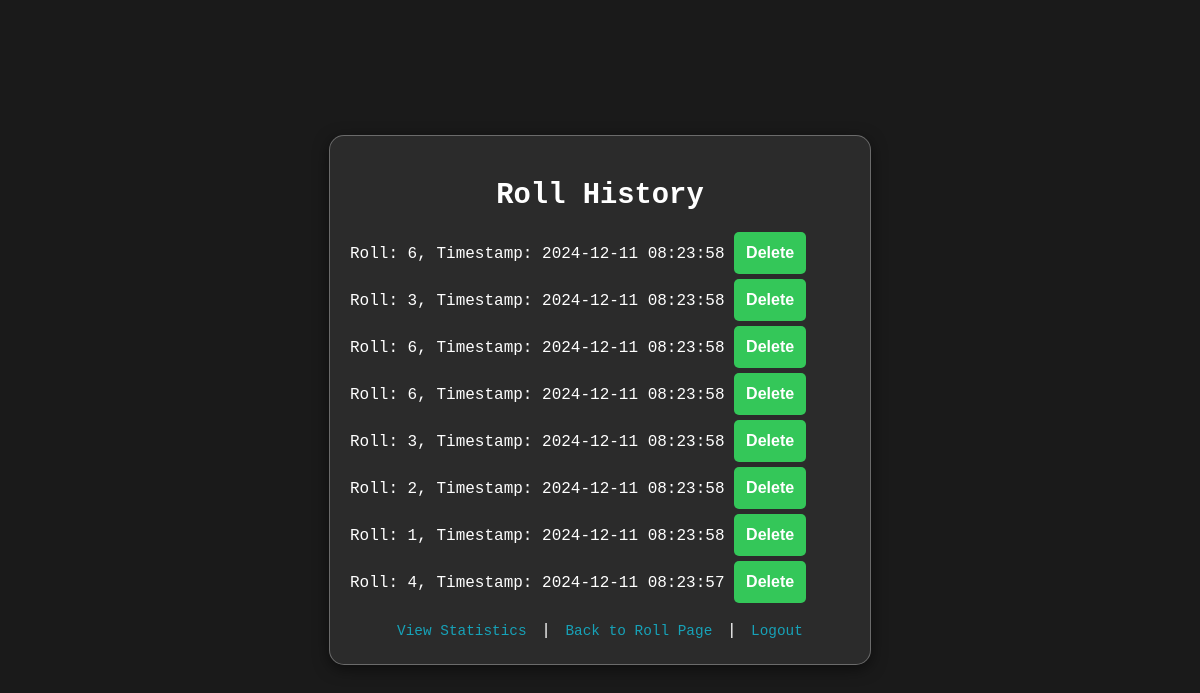
Screenshot of /history/James  with the database file from the repository.
### tables this page shows
CREATE TABLE dice_rolls (
        id INTEGER PRIMARY KEY AUTOINCREMENT,
        username TEXT NOT NULL,
        roll_result INTEGER NOT NULL,
        timestamp DATETIME DEFAULT CURRENT_TIMESTAMP,
        FOREIGN KEY (username) REFERENCES users (username)
    );

### app.py (the view)
@app.route('/history/<username>')
def history(username):
    conn = get_db_connection()
    cursor = conn.cursor()
    cursor.execute("SELECT id, roll_result, timestamp FROM dice_rolls WHERE username = ? ORDER BY timestamp DESC LIMIT 20", (username,))
    rolls = cursor.fetchall()
    cursor.close()
    conn.close()
    return render_template('history.html', username=username, rolls=rolls)

### app.py (called while the page is built)
def get_db_connection():
    conn = sqlite3.connect(DB_FILE)
    conn.row_factory = sqlite3.Row
    return conn

### templates/history.html (shortened to what this page needs)
<html lang="en">
<head>
    <link rel="stylesheet" type="text/css" href="{{ url_for('static', filename='styles.css') }}">
</head>
<body>
    <div class="container">
        <h2>Roll History</h2>
        <ul>
            {% for roll in rolls %}
                <li>
                    Roll: {{ roll['roll_result'] }},
                    Timestamp: {{ roll['timestamp'] }}
                    <form method="POST" action="{{ url_for('delete_roll', username=username, roll_id=roll['id']) }}" style="display:inline;">
                        <button type="submit">Delete</button>
                    </form>
                </li>
            {% endfor %}
        </ul>
        <a href="{{ url_for('statistics', username=username) }}">View Statistics</a> |
        <a href="{{ url_for('roll', username=username) }}">Back to Roll Page</a> |
        <a href="{{ url_for('logout') }}">Logout</a>
    </div>
</body>
</html>

### static/styles.css (style rules this page uses)
body { font-family: 'DM Mono', monospace; margin: 0; padding: 0; color: hsl(0, 0%, 100%); background-color: #1a1a1a; display: flex; justify-content: center; align-items: center; min-height: 100vh; }
.container { width: 90%; max-width: 500px; padding: 20px; margin: 20px auto; background: #2b2b2b; border-radius: 15px; box-shadow: 0 4px 15px rgba(0, 0, 0, 0.5); text-align: center; border: 1px solid rgba(255, 255, 255, 0.3); }
h2 { margin-bottom: 20px; color: hsl(0, 0%, 100%); font-size: 1.8rem; }
form { display: flex; flex-direction: column; gap: 15px; margin: 20px 0; }
button { padding: 12px; background: #34c759; color: hsl(0, 0%, 100%); border: none; cursor: pointer; border-radius: 5px; font-size: 1rem; font-weight: bold; transition: background 0.2s ease; }
a { margin: 0 5px; color: #17a2b8; text-decoration: none; font-size: 0.9rem; }
.container > a { display: inline-block; margin-top: 15px; margin-bottom: 5px; }
ul { list-style-type: none; padding: 0; margin: 0; text-align: left; }
li { margin: 5px 0; }

### rows the page displays
dice_rolls: roll_result "6", timestamp "2024-12-11 08:23:58"
dice_rolls: roll_result "3", timestamp "2024-12-11 08:23:58"
dice_rolls: roll_result "6", timestamp "2024-12-11 08:23:58"
dice_rolls: roll_result "6", timestamp "2024-12-11 08:23:58"
dice_rolls: roll_result "3", timestamp "2024-12-11 08:23:58"
dice_rolls: roll_result "2", timestamp "2024-12-11 08:23:58"
dice_rolls: roll_result "1", timestamp "2024-12-11 08:23:58"
dice_rolls: roll_result "4", timestamp "2024-12-11 08:23:57"
